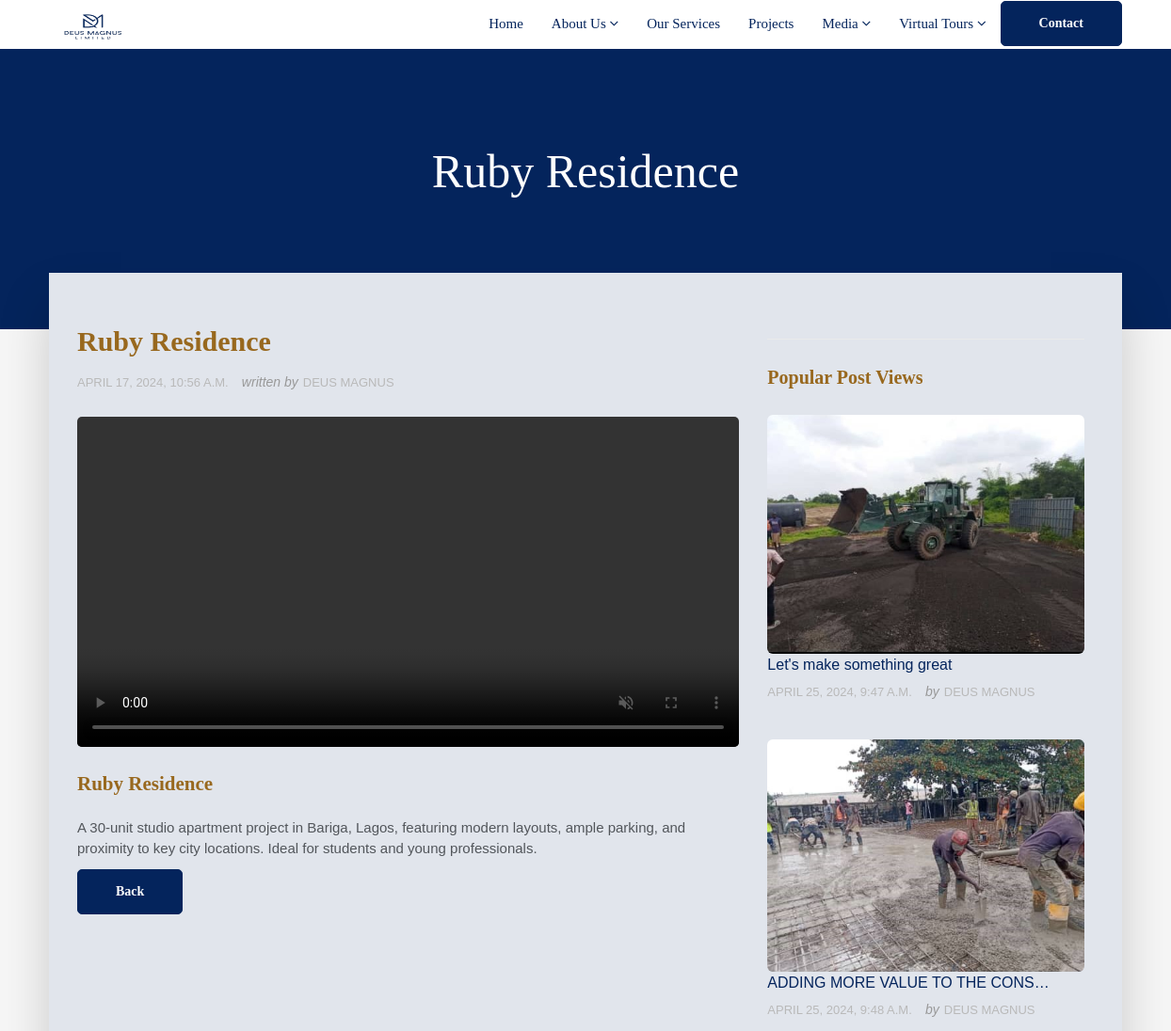
Page /article/3/ (upper part) on the earlier database version.
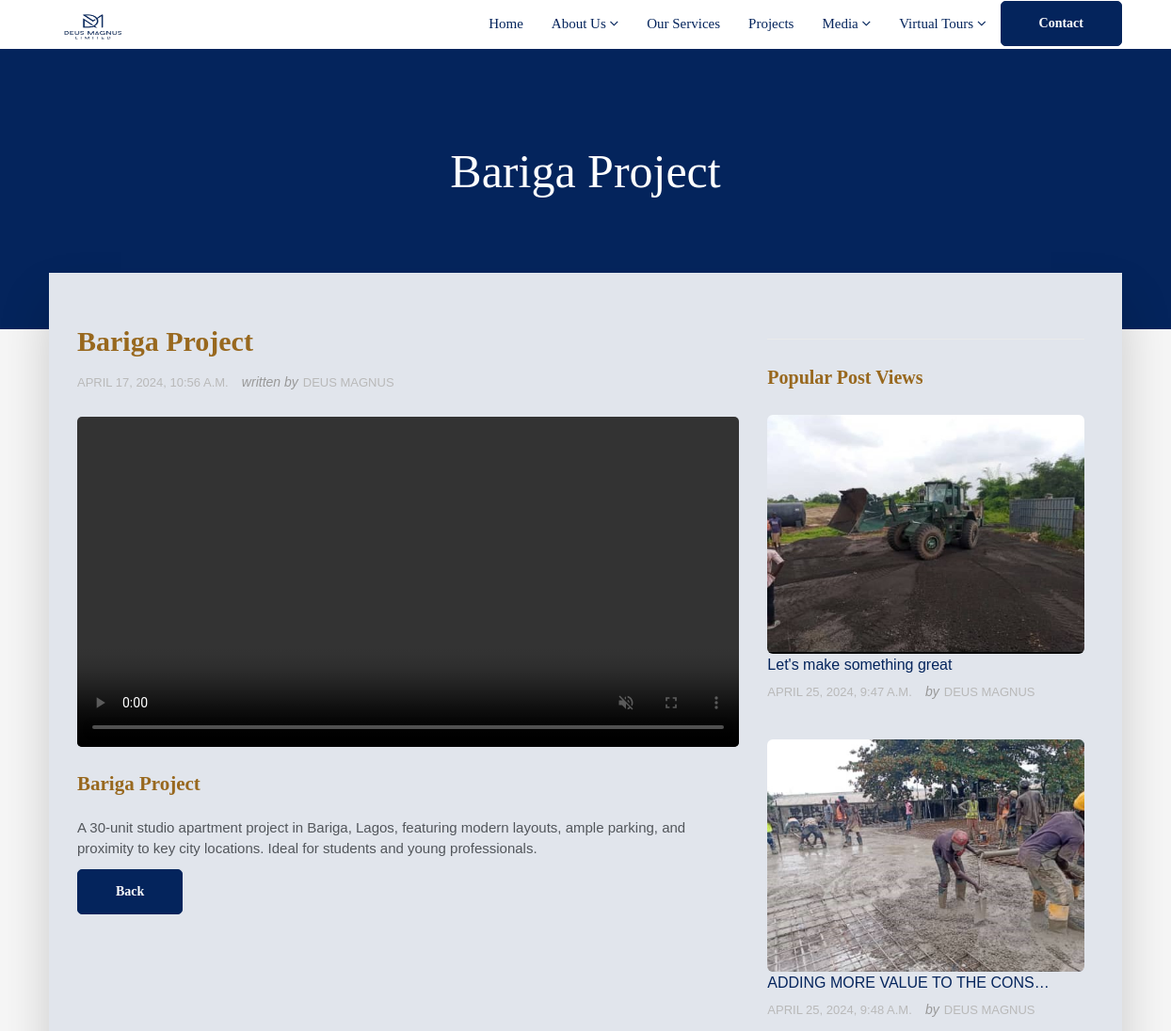
Same page on the later database version.
### deus_magnus/models.py (models this page shows, shortened)
class DeusMagnusMainPost(models.Model):
    deus_magnus_title = models.CharField(max_length=255, blank=True, null=True)
    deus_magnus_status = models.CharField(max_length=255, blank=True, null=True)
    deus_magnus_description = models.TextField()
    deus_magnus_slug = models.SlugField (max_length=255,blank=True, null=True)
    deus_manus_video = models.FileField(upload_to='videos/')
    deus_magnus_publish_date = models.DateTimeField (auto_now_add= True)
    deus_magnus_author = models.ForeignKey(User, on_delete=models.CASCADE)
    class Meta:
        ordering =['-deus_magnus_publish_date']

### deus_magnus/views.py (the view, shortened to what this page needs)
# urls.py: path('article/<int:pk>/', ArticleDetailView.as_view(), name="detail"),
class ArticleDetailView(DetailView):
    model = DeusMagnusMainPost
    template_name = 'deus_magnus/article_detail.html'
    def get_context_data(self, **kwargs):
        context = super().get_context_data(**kwargs)
        context['sub_v_imgs'] = VideoSubImage.objects.all()
        return context

### templates/deus_magnus/article_detail.html (shortened to what this page needs)
{% extends "base.html" %}
{% load static %}
{% block content%}
<section class="section db p120">
    <div class="container">
        <div class="row">
            <div class="col-md-12"><br><br>
                <div class="tagline-message page-title text-center">
                    <h1 style="color:fff;font-family: Georgia;font-size:50px;">{{ object.deus_magnus_title }}</h1>
                </div>
            </div>
        </div>
    </div>
</section>
<section class="section gb nopadtop">
    <div class="container">
        <div class="boxed">
            <div class="row">
                <div class="col-md-8">
                    <div class="content blog-list">
                        <div class="blog-wrapper clearfix">
                            <div class="blog-meta">
                                <h3 style="color: #98681e;font-family: Georgia;">{{ object.deus_magnus_title }}</h3>
                                <ul class="list-inline">
                                    <li>{{ object.deus_magnus_publish_date }}</li>
                                    <li><span>written by</span>Deus Magnus</li>
                                </ul>
                            </div>
                            <div class="blog-media">
                                <video autoplay muted playsinline loop width="100%"style="border-radius: 5px;" controls >
                                    <source src="{{ object.deus_manus_video.url }}" type="video/mp4">
                                </video>
                            </div>
                            <div class="blog-desc-big">
                                <p style="color: #98681e;font-family: Georgia;"class="lead">{{ object.deus_magnus_title }}</p>
                                <p>{{ object.deus_magnus_description }}</p>
                            </div>
                        </div>
                        <div class="btn-wrapper">
                            <a href=""onclick="history.back(); return false;" class="btn btn-primary"style="border-radius: 5px;font-family: Georgia;"> Back </a>
                        </div>
                    </div>
                </div>
                <div class="sidebar col-md-4">
                    <div class="widget clearfix">
                    </div>
                    <div class="widget clearfix">
                        <h3 style="color: #98681e;" class="widget-title">Popular Post Views</h3>
                            <div class="post-widget">
                                {% for sub_v_img in sub_v_imgs %}
                                <div class="media">
                                    <a href="{% url 'sub_video_img_detail' pk=sub_v_img.pk %}">
                                    <img src="{{ sub_v_img.video_sub_image.url }}"height="20px" alt="" class="img-responsive alignleft img-rounded">
                                    </a>
                                    <div class="media-body">
                                        <h5 class="mt-0"><a href="{% url 'sub_video_img_detail' pk=sub_v_img.pk %}">{{ sub_v_img.video_sub_title|truncatechars:30 }}</a></h5>
                                        <div class="blog-meta">
                                            <ul class="list-inline">
                                                <li>{{ sub_v_img.video_sub_publish_date }}</li>
                                                <li><span>by</span>Deus Magnus</li>
                                            </ul>
                                        </div>
                                    </div>
                                </div>
                                {% endfor %}
                            </div>
                    </div>
                </div>
            </div>
        </div>
    </div>
</section>
{% endblock %}

Differences in the rows shown:
changed DeusMagnusMainPost: deus_magnus_title "Ruby Residence" → "Bariga Project"
